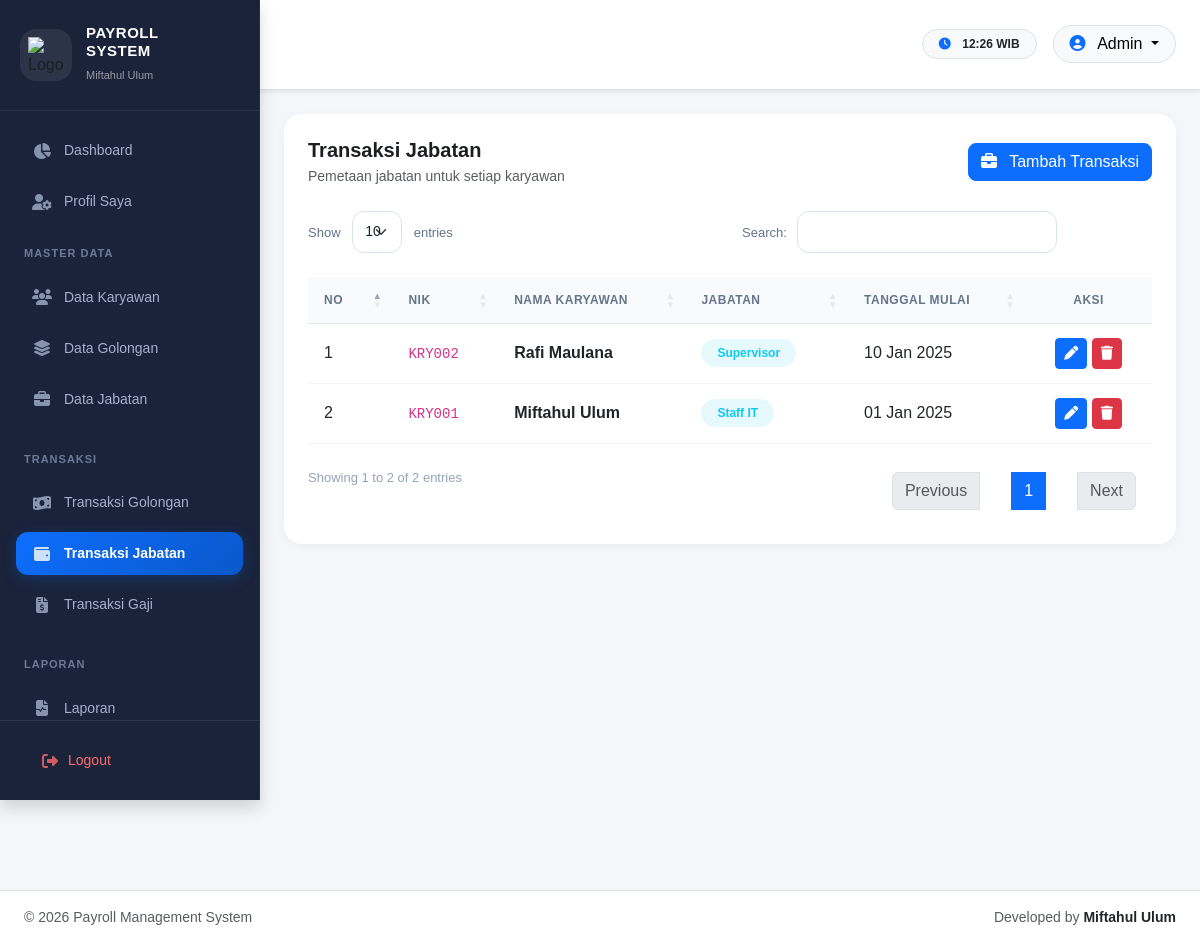
The page /index.php?page=transaksi_jabatan (signed in) on the database its author committed.
### tables this page shows
CREATE TABLE transaksi_jabatan (
id_transaksi_jabatan INT AUTO_INCREMENT PRIMARY KEY,
id_karyawan INT NOT NULL,
id_jabatan INT NOT NULL,
tanggal_mulai DATE NOT NULL,

CONSTRAINT fk_tj_karyawan
FOREIGN KEY (id_karyawan)
REFERENCES karyawan(id_karyawan)
ON DELETE CASCADE,

CONSTRAINT fk_tj_jabatan
FOREIGN KEY (id_jabatan)
REFERENCES jabatan(id_jabatan)
ON DELETE CASCADE
);

CREATE TABLE karyawan (
id_karyawan INT AUTO_INCREMENT PRIMARY KEY,
nik VARCHAR(50) NOT NULL UNIQUE,
nama_karyawan VARCHAR(150) NOT NULL,
email VARCHAR(150) NULL,
no_hp VARCHAR(20) NULL,
alamat TEXT NULL,
jenis_kelamin ENUM('Laki-laki','Perempuan') NULL,
tanggal_masuk DATE NULL,
foto VARCHAR(255) NULL,
created_at TIMESTAMP DEFAULT CURRENT_TIMESTAMP
);

CREATE TABLE jabatan (
id_jabatan INT AUTO_INCREMENT PRIMARY KEY,
nama_jabatan VARCHAR(100) NOT NULL,
gaji_pokok BIGINT NOT NULL DEFAULT 0,
tunjangan_jabatan BIGINT NOT NULL DEFAULT 0,
created_at TIMESTAMP DEFAULT CURRENT_TIMESTAMP
);

### pages/transaksi/jabatan/index.php (shortened to what this page needs)
<div class="card-dashboard p-4">
    <div class="d-flex justify-content-between align-items-center flex-wrap gap-3 mb-4">
        <div>
            <h5 class="fw-bold mb-1">
                Transaksi Jabatan
            </h5>
            <p class="text-muted small mb-0">
                Pemetaan jabatan untuk setiap karyawan
            </p>
        </div>
        <button class="btn btn-primary rounded-3" data-bs-toggle="collapse" data-bs-target="#formTransaksiJabatan">
            <i class="fa-solid fa-briefcase me-2"></i>
            Tambah Transaksi
        </button>
    </div>
    <div class="table-responsive">
        <table class="table table-hover align-middle datatable">
            <thead class="table-light">
                <tr>
                    <th width="10%">
                        No
                    </th>
                    <th>
                        NIK
                    </th>
                    <th>
                        Nama Karyawan
                    </th>
                    <th>
                        Jabatan
                    </th>
                    <th>
                        Tanggal Mulai
                    </th>
                    <th class="text-center no-sort">
                        Aksi
                    </th>
                </tr>
            </thead>
            <tbody>
                <?php
                $no = 1;
                $sql = mysqli_query(
                    $koneksi,
                    "SELECT
                        tj.*,
                        k.nik,
                        k.nama_karyawan,
                        j.nama_jabatan
                     FROM transaksi_jabatan tj
                     INNER JOIN karyawan k
                        ON tj.id_karyawan =
                           k.id_karyawan
                     INNER JOIN jabatan j
                        ON tj.id_jabatan =
                           j.id_jabatan
                     ORDER BY
                        tj.id_transaksi_jabatan DESC"
                );
                while ($row = mysqli_fetch_assoc($sql)) {
                ?>
                <tr>
                    <td>
                        <?= $no++ ?>
                    </td>
                    <td>
                        <code>
                            <?= $row['nik'] ?>
                        </code>
                    </td>
                    <td class="fw-semibold">
                        <?= $row['nama_karyawan'] ?>
                    </td>
                    <td>
                        <span class="badge bg-info bg-opacity-10 text-info px-3 py-2 rounded-pill">
                            <?= $row['nama_jabatan'] ?>
                        </span>
                    </td>
                    <td>
                        <?= date('d M Y', strtotime($row['tanggal_mulai'])) ?>
                    </td>
                    <td class="text-center">
                        <button class="btn btn-primary btn-sm" data-bs-toggle="modal"
                            data-bs-target="#edit<?= $row['id_transaksi_jabatan'] ?>">
                            <i class="fa-solid fa-pen"></i>
                        </button>
                        <a href="index.php?page=transaksi_jabatan&action=hapus&id=<?= $row['id_transaksi_jabatan'] ?>"
                            class="btn btn-danger btn-sm" data-delete="true"
                            data-message="Hapus transaksi jabatan ini?">
                            <i class="fa-solid fa-trash"></i>
                        </a>
                    </td>
                </tr>
                <?php } ?>
            </tbody>
        </table>
    </div>
</div>

### assets/css/style.css (style rules this page uses)
:root { --primary: #3e7ccb; --primary-hover: #3469ad; --bg-light: #f5f7fb; }
body { background-color: var(--bg-light); color: #1c1e21; overflow-x: hidden; font-family: "Plus Jakarta Sans", sans-serif; }
* { scrollbar-width: thin; scrollbar-color: #ccc #f1f1f1; }
body { background: #f4f6f9; }
.card-dashboard { background: white; border-radius: 24px; box-shadow: 0 2px 10px rgba(0, 0, 0, 0.04); }

### assets/css/dashboard.css (style rules this page uses)
.card-dashboard { border: none; border-radius: 18px; overflow: hidden; transition: transform 0.25s ease, box-shadow 0.25s ease; background: #fff; }

### assets/css/datatable.css (style rules this page uses)
table.dataTable { border-collapse: separate !important; border-spacing: 0; }
table.dataTable thead th { background: #f8fafc !important; color: #64748b !important; font-size: 12px; font-weight: 700; text-transform: uppercase; letter-spacing: 0.5px; border-bottom: 1px solid #e2e8f0 !important; padding: 14px 16px !important; }
table.dataTable tbody td { padding: 14px 16px !important; vertical-align: middle; border-bottom: 1px solid #f1f5f9; }
table.dataTable tbody tr { transition: background 0.2s ease; }

### rows shown on the page
transaksi_jabatan: id_karyawan.nik "KRY002", id_karyawan.nama_karyawan "Rafi Maulana", id_jabatan.nama_jabatan "Supervisor", tanggal_mulai "10 Jan 2025"
transaksi_jabatan: id_karyawan.nik "KRY001", id_karyawan.nama_karyawan "Miftahul Ulum", id_jabatan.nama_jabatan "Staff IT", tanggal_mulai "01 Jan 2025"

### other values the page prints
$_SESSION['role'] "Admin"
